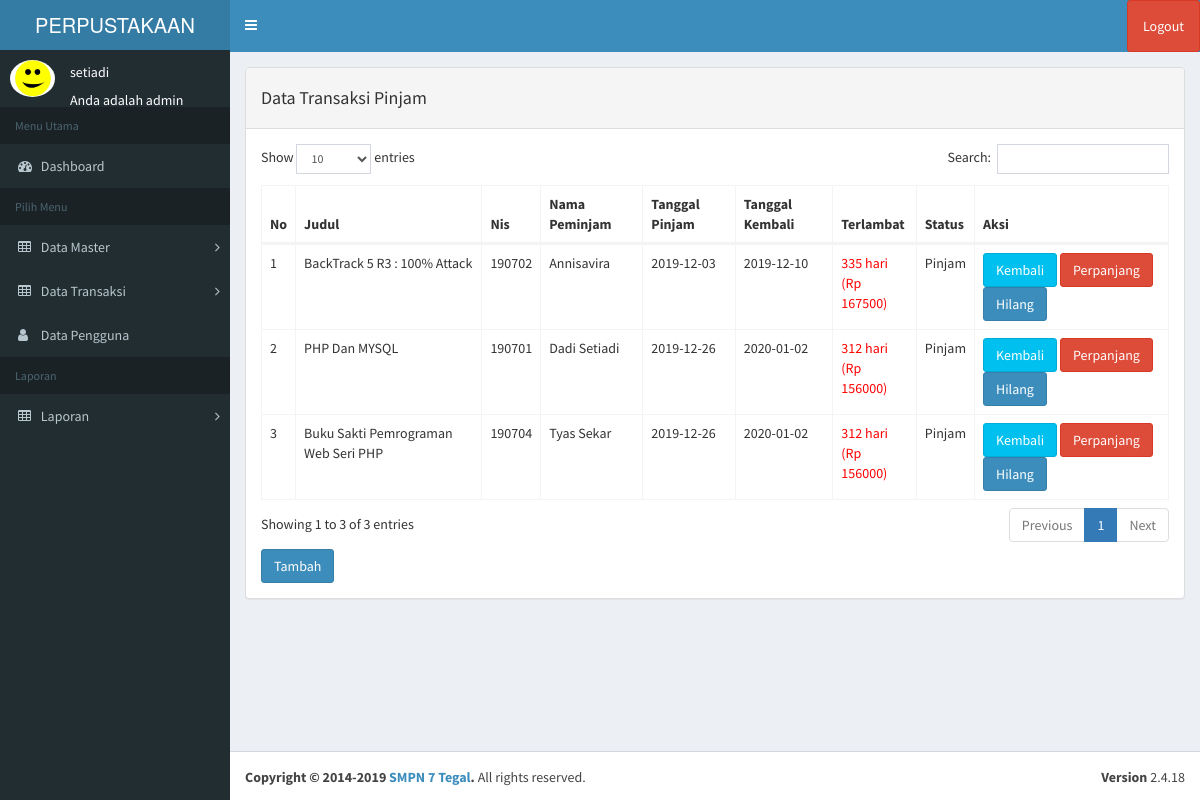
/index.php?page=transaksi (signed in), run on the app's committed database.
### tables this page shows
CREATE TABLE `tb_pengguna` (
  `id` int(11) NOT NULL,
  `username` varchar(100) NOT NULL,
  `nama` varchar(100) NOT NULL,
  `password` varchar(50) NOT NULL,
  `level` varchar(20) NOT NULL,
  `foto` varchar(25) NOT NULL
);

CREATE TABLE `tb_transaksi` (
  `id` int(9) NOT NULL,
  `judul` varchar(200) DEFAULT NULL,
  `nis` varchar(10) DEFAULT NULL,
  `nama` varchar(200) DEFAULT NULL,
  `tanggal_pinjam` date DEFAULT NULL,
  `tanggal_kembali` date DEFAULT NULL,
  `lambat` varchar(100) DEFAULT NULL,
  `denda` varchar(100) DEFAULT NULL,
  `status` enum('Pinjam','Kembali','Hilang','Lunas') DEFAULT NULL
);

CREATE TABLE `tb_denda` (
  `id` int(11) NOT NULL,
  `denda` varchar(100) NOT NULL
);

### function.php (called while the page is built)
<?php
	function terlambat ($tanggal_dateline, $tanggal_kembali){
	$tanggal_dateline_pecah = explode("-", $tanggal_dateline);
	$tanggal_dateline_pecah = $tanggal_dateline_pecah[0]."-".$tanggal_dateline_pecah[1]."-".$tanggal_dateline_pecah[2];
	$tanggal_kembali_pecah = explode("-", $tanggal_kembali);
	$tanggal_kembali_pecah = $tanggal_kembali_pecah[0]."-".$tanggal_kembali_pecah[1]."-".$tanggal_kembali_pecah[2];
	$selisih = strtotime($tanggal_kembali_pecah)- strtotime($tanggal_dateline_pecah);
	$selisih = $selisih/86400;
	if ($selisih>=1) {
		$hasil_tanggal = floor($selisih);
	}
	else{
		$hasil_tanggal = 0;
	}
	return  $hasil_tanggal;
	}
	?>

### page/transaksi/transaksi.php (the view, shortened to what this page needs)
                   <div class="panel panel-default">
                       <div class="panel-heading">
                          <h4>Data Transaksi Pinjam</h4>
                       </div>
                       <div class="panel-body">
					<div class="row">
<div class="col-md-12">
 <div class="content-panel">
                           <div class="table-responsive">
                               <table  class="display table table-bordered" id="transaksi">
                                   <thead>
                                       <tr>
                                           <th>No</th>
                                           <th>Judul</th>
                                           <th>Nis</th>
                                           <th>Nama Peminjam</th>
										<th>Tanggal Pinjam</th>
                                           <th>Tanggal Kembali</th>
										<th>Terlambat</th>
										<th>Status</th>
										<th>Aksi</th>
                                       </tr>
                                   </thead>
					<tbody>
					<?php
								$no = 1;
								$sql = $koneksi->query("select * from tb_transaksi where status='Pinjam'");
								while ($data = $sql->fetch_assoc()) {
								?>
					<tr>
						<td><?php echo $no++; ?></td>
						<td><?php echo $data['judul']; ?></td>
						<td><?php echo $data['nis']; ?></td>
						<td><?php echo $data['nama']; ?></td>
						<td><?php echo $data['tanggal_pinjam']; ?></td>
						<td><?php echo $data['tanggal_kembali']; ?></td>
						<td>
							<?php
							$denda2 = $koneksi -> query("select * from tb_denda");
							$denda3 = $denda2 -> fetch_assoc();
							$denda4 = $denda3['denda'];
							$tanggal_dateline2 = $data['tanggal_kembali'];
							$tanggal_kembali = date('Y-m-d');
							$lambat = terlambat($tanggal_dateline2, $tanggal_kembali);
							$denda1 = $lambat * $denda4;
							if ($lambat>0) {
								echo "
								<font color='red'>$lambat hari<br>(Rp $denda1)</font>
								";
							}else{
								echo $lambat." Hari";
							}
							?>
						</td>
						<td><?php echo $data['status']; ?></td>
						<td>
						<a onclick="return confirm('Apakah benar buku ini sudah dikembalikan?')" href="?page=transaksi&aksi=kembali&id=<?php echo $data['id'];?> &judul=<?php echo $data['judul'];?> &lambat=<?php echo $lambat;?> &denda=<?php echo $denda1;?>"  class="btn btn-info"> Kembali </a>
						<a onclick="return confirm('Apakah batas waktu peminjaman akan diperpanjang?')" href="?page=transaksi&aksi=perpanjang&id=<?php echo $data['id'];?> &judul=<?php echo $data['judul']?> &lambat=<?php echo $lambat ?>&tanggal_kembali=<?php echo $data['tanggal_kembali']?> " class="btn btn-danger"> Perpanjang </a>
						<a href="?page=transaksi&aksi=hilang&id=<?php echo $data['id'];?> &judul=<?php echo $data['judul'];?> &lambat=<?php echo $lambat;?> &denda=<?php echo $denda1;?>" class="btn btn-primary" >Hilang</a>
						</td>
					</tr>
								<?php }
								?>
									   </tbody>
                               </table>
							<a href="?page=transaksi&aksi=tambahtransaksi" class="btn btn-primary" >Tambah</a>
							</div>
							</section>

### index.php (shortened to what this page needs)
<?php
	include "function.php";
	$koneksi = new mysqli("localhost","root","","db_perpustakaan");
	?>
<!DOCTYPE html>
<html>
<head>
  <link rel="stylesheet" href="bower_components/bootstrap/dist/css/bootstrap.min.css">
  <link rel="stylesheet" href="bower_components/font-awesome/css/font-awesome.min.css">
  <link rel="stylesheet" href="bower_components/Ionicons/css/ionicons.min.css">
  <link rel="stylesheet" href="dist/css/AdminLTE.min.css">
  <link rel="stylesheet" href="dist/css/skins/_all-skins.min.css">
  <link rel="stylesheet" href="bower_components/morris.js/morris.css">
  <link rel="stylesheet" href="bower_components/jvectormap/jquery-jvectormap.css">
  <link rel="stylesheet" href="bower_components/bootstrap-datepicker/dist/css/bootstrap-datepicker.min.css">
  <link rel="stylesheet" href="bower_components/bootstrap-daterangepicker/daterangepicker.css">
  <link rel="stylesheet" href="plugins/bootstrap-wysihtml5/bootstrap3-wysihtml5.min.css">
  <link rel="stylesheet" type="text/css" href="dataTables/DataTables-1.10.20/css/dataTables.bootstrap.min.css"/>
</head>
<body class="hold-transition skin-blue sidebar-mini">
<div class="wrapper">
  <header class="main-header">
    <a href="index.php" class="logo">
      <span class="logo-lg">PERPUSTAKAAN</span>
    </a>
    <nav class="navbar navbar-static-top">
      <a href="#" class="sidebar-toggle" data-toggle="push-menu" role="button">
      </a>
      <div class="navbar-custom-menu">
        <ul class="nav navbar-nav">
          <li class="dropdown user user-menu">
            <a href="#" class="dropdown-toggle" data-toggle="dropdown">
                <li><a onclick="return confirm('Apakah anda yakin akan logout?')" class="btn btn-danger" class="logout" href="logout.php">Logout</a></li>
            </a>
          </li>
        </ul>
      </div>
    </nav>
  </header>
  <aside class="main-sidebar">
    <section class="sidebar">
           <div class="user-panel">
	<?php
	if ($_SESSION['admin']) {
	   $user = $_SESSION['admin'];
	}
	$sql =$koneksi->query("select * from tb_pengguna where id='$user'");
	$data = $sql->fetch_assoc();
	?>
    <div class="pull-left image">
          <img src="img/<?php echo $data['foto']?>" class="img-circle" width="48" height="48" alt="User" />
        </div>
        <div class="pull-left info">
                    <div class="name" data-toggle="dropdown" aria-haspopup="true" aria-expanded="false"><?php echo $data['nama'];?></div>
					<br>
                    <div class="email">Anda adalah <?php echo $data['level'];?></div>
        </div>
      </div>
  <ul class="sidebar-menu" data-widget="tree">
        <li class="header">Menu Utama</li>
        <li class="active treeview menu-open">
		<li>
          <a href="?page=home">
            <i class="fa fa-dashboard"></i> <span>Dashboard</span>
          </a>
        </li>
        <ul class="sidebar-menu" >
        <li class="header">Pilih Menu</li>
		 <li class="treeview">
          <a href="#">
            <i class="fa fa-table"></i> <span>Data Master</span>
            <span class="pull-right-container">
              <i class="fa fa-angle-right pull-right"></i>
            </span>
          </a>
        </li>
		 <li class="treeview">
          <a href="">
            <i class="fa fa-table"></i> <span>Data Transaksi</span>
            <span class="pull-right-container">
              <i class="fa fa-angle-right pull-right"></i>
            </span>
          </a>
        </li>
	<li>
          <a href="?page=pengguna">
            <i class="fa fa-user"></i> <span>Data Pengguna</span>
          </a>
        </li>
		<ul class="sidebar-menu" >
        <li class="header">Laporan</li>
		 <li class="treeview">
          <a href="">
            <i class="fa fa-table"></i> <span>Laporan</span>
            <span class="pull-right-container">
              <i class="fa fa-angle-right pull-right"></i>
            </span>
          </a>
        </li>
      </ul>
    </section>
  </aside>
  <div class="content-wrapper">
    <section class="content">
	<?php
			   $page = $_GET['page'];
			   $aksi = $_GET['aksi'];
				   if ($page == "transaksi") {
				   if ($aksi == "") {
					   include "page/transaksi/transaksi.php";
				   }
			   }
			   ?>
  </div>
  <footer class="main-footer">
    <div class="pull-right hidden-xs">
      <b>Version</b> 2.4.18
    </div>
    <strong>Copyright &copy; 2014-2019 <a>SMPN 7 Tegal</a>.</strong> All rights
    reserved.
  </footer>
</div>
</body>
</html>

### data on the page
tb_pengguna: foto (picture), nama "setiadi", level "admin"
tb_transaksi: judul "BackTrack 5 R3 : 100% Attack", nis "190702", nama "Annisavira", tanggal_pinjam "2019-12-03", tanggal_kembali "2019-12-10", tanggal_kembali "335", tanggal_kembali.denda "167500", status "Pinjam"
tb_transaksi: judul "PHP Dan MYSQL", nis "190701", nama "Dadi Setiadi", tanggal_pinjam "2019-12-26", tanggal_kembali "2020-01-02", tanggal_kembali "312", tanggal_kembali.denda "156000", status "Pinjam"
tb_transaksi: judul "Buku Sakti Pemrograman Web Seri PHP", nis "190704", nama "Tyas Sekar", tanggal_pinjam "2019-12-26", tanggal_kembali "2020-01-02", tanggal_kembali "312", tanggal_kembali.denda "156000", status "Pinjam"
